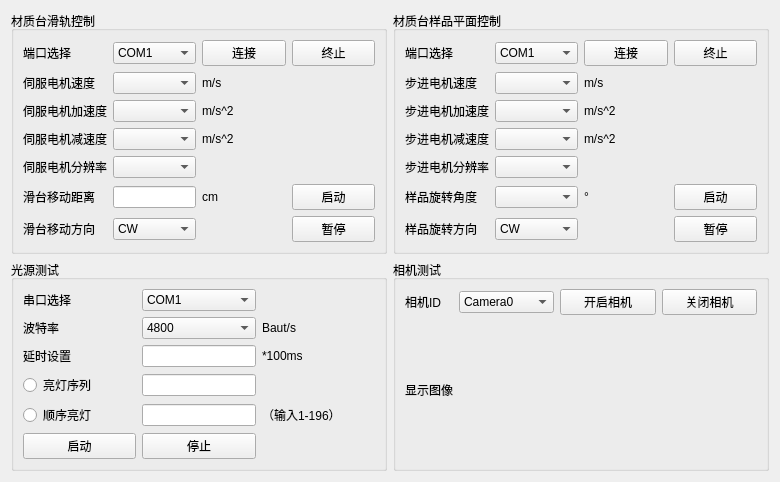
        <widget class="QWidget" name="Test">
         <property name="enabled">
          <bool>true</bool>
         </property>
         <layout class="QGridLayout" name="gridLayout_6" rowstretch="1,1" columnstretch="0,1,1">
          <item row="0" column="2">
           <widget class="QGroupBox" name="groupBox_20">
            <property name="title">
             <string>材质台样品平面控制</string>
            </property>
            <layout class="QGridLayout" name="gridLayout_33">
             <item row="0" column="0">
              <layout class="QGridLayout" name="gridLayout_34">
               <item row="3" column="1">
                <widget class="QComboBox" name="comboBox_23"/>
               </item>
               <item row="2" column="2">
                <widget class="QLabel" name="label_61">
                 <property name="text">
                  <string>m/s^2</string>
                 </property>
                </widget>
               </item>
               <item row="5" column="0">
                <widget class="QLabel" name="label_63">
                 <property name="text">
                  <string>样品旋转角度</string>
                 </property>
                </widget>
               </item>
               <item row="3" column="2">
                <widget class="QLabel" name="label_64">
                 <property name="text">
                  <string>m/s^2</string>
                 </property>
                </widget>
               </item>
               <item row="1" column="0">
                <widget class="QLabel" name="label_59">
                 <property name="text">
                  <string>步进电机速度</string>
                 </property>
                </widget>
               </item>
               <item row="0" column="2">
                <widget class="QPushButton" name="pushButton_19">
                 <property name="text">
                  <string>连接</string>
                 </property>
                </widget>
               </item>
               <item row="2" column="1">
                <widget class="QComboBox" name="comboBox_22"/>
               </item>
               <item row="1" column="2">
                <widget class="QLabel" name="label_60">
                 <property name="text">
                  <string>m/s</string>
                 </property>
                </widget>
               </item>
               <item row="3" column="0">
                <widget class="QLabel" name="label_62">
                 <property name="text">
                  <string>步进电机减速度</string>
                 </property>
                </widget>
               </item>
               <item row="0" column="0">
                <widget class="QLabel" name="label_58">
                 <property name="text">
                  <string>端口选择</string>
                 </property>
                </widget>
               </item>
               <item row="0" column="1">
                <widget class="QComboBox" name="comboBox_24">
                 <item>
                  <property name="text">
                   <string>COM1</string>
                  </property>
                 </item>
                 <item>
                  <property name="text">
                   <string>COM2</string>
                  </property>
                 </item>
                 <item>
                  <property name="text">
                   <string>COM3</string>
                  </property>
                 </item>
                 <item>
                  <property name="text">
                   <string>COM4</string>
                  </property>
                 </item>
                 <item>
                  <property name="text">
                   <string>COM5</string>
                  </property>
                 </item>
                 <item>
                  <property name="text">
                   <string>COM6</string>
                  </property>
                 </item>
                 <item>
                  <property name="text">
                   <string>COM7</string>
                  </property>
                 </item>
                 <item>
                  <property name="text">
                   <string>COM8</string>
                  </property>
                 </item>
                 <item>
                  <property name="text">
                   <string>COM9</string>
                  </property>
                 </item>
                 <item>
                  <property name="text">
                   <string>COM10</string>
                  </property>
                 </item>
                </widget>
               </item>
               <item row="4" column="1">
                <widget class="QComboBox" name="comboBox_27"/>
               </item>
               <item row="1" column="1">
                <widget class="QComboBox" name="comboBox_26"/>
               </item>
               <item row="4" column="0">
                <widget class="QLabel" name="label_67">
                 <property name="text">
                  <string>步进电机分辨率</string>
                 </property>
                </widget>
               </item>
               <item row="5" column="2">
                <widget class="QLabel" name="label_65">
                 <property name="text">
                  <string>°</string>
                 </property>
                </widget>
               </item>
               <item row="5" column="1">
                <widget class="QComboBox" name="comboBox_25"/>
               </item>
               <item row="0" column="3">
                <widget class="QPushButton" name="pushButton_22">
                 <property name="text">
                  <string>终止</string>
                 </property>
                </widget>
               </item>
               <item row="2" column="0">
                <widget class="QLabel" name="label_66">
                 <property name="text">
                  <string>步进电机加速度</string>
                 </property>
                </widget>
               </item>
               <item row="6" column="1">
                <widget class="QComboBox" name="comboBox_9">
                 <item>
                  <property name="text">
                   <string>CW</string>
                  </property>
                 </item>
                 <item>
                  <property name="text">
                   <string>CCW</string>
                  </property>
                 </item>
                </widget>
               </item>
               <item row="6" column="0">
                <widget class="QLabel" name="label_23">
                 <property name="text">
                  <string>样品旋转方向</string>
                 </property>
                </widget>
               </item>
               <item row="6" column="3">
                <widget class="QPushButton" name="pushButton_21">
                 <property name="text">
                  <string>暂停</string>
                 </property>
                </widget>
               </item>
               <item row="5" column="3">
                <widget class="QPushButton" name="pushButton_20">
                 <property name="text">
                  <string>启动</string>
                 </property>
                </widget>
               </item>
              </layout>
             </item>
            </layout>
           </widget>
          </item>
          <item row="1" column="1">
           <widget class="QGroupBox" name="groupBox_17">
            <property name="title">
             <string>光源测试</string>
            </property>
            <layout class="QGridLayout" name="gridLayout_2">
             <item row="0" column="0">
              <layout class="QGridLayout" name="gridLayout_5" rowstretch="1,1,1,1,1,1" columnstretch="1,1,1" columnminimumwidth="0,0,0">
               <item row="2" column="0">
                <widget class="QLabel" name="label_4">
                 <property name="text">
                  <string>延时设置</string>
                 </property>
                </widget>
               </item>
               <item row="4" column="1">
                <widget class="QLineEdit" name="lineEdit_3"/>
               </item>
               <item row="1" column="0">
                <widget class="QLabel" name="label_9">
                 <property name="text">
                  <string>波特率</string>
                 </property>
                </widget>
               </item>
               <item row="4" column="0">
                <widget class="QRadioButton" name="radioButton_2">
                 <property name="text">
                  <string>顺序亮灯</string>
                 </property>
                </widget>
               </item>
               <item row="0" column="0">
                <widget class="QLabel" name="label_8">
                 <property name="text">
                  <string>串口选择</string>
                 </property>
                </widget>
               </item>
               <item row="0" column="1">
                <widget class="QComboBox" name="comboBox_4">
                 <item>
                  <property name="text">
                   <string>COM1</string>
                  </property>
                 </item>
                 <item>
                  <property name="text">
                   <string>COM2</string>
                  </property>
                 </item>
                 <item>
                  <property name="text">
                   <string>COM3</string>
                  </property>
                 </item>
                 <item>
                  <property name="text">
                   <string>COM4</string>
                  </property>
                 </item>
                 <item>
                  <property name="text">
                   <string>COM5</string>
                  </property>
                 </item>
                 <item>
                  <property name="text">
                   <string>COM6</string>
                  </property>
                 </item>
                 <item>
                  <property name="text">
                   <string>COM7</string>
                  </property>
                 </item>
                 <item>
                  <property name="text">
                   <string>COM8</string>
                  </property>
                 </item>
                </widget>
               </item>
               <item row="2" column="2">
                <widget class="QLabel" name="label_5">
                 <property name="text">
                  <string>*100ms</string>
                 </property>
                </widget>
               </item>
               <item row="1" column="1">
                <widget class="QComboBox" name="comboBox_5">
                 <property name="currentText">
                  <string>4800</string>
                 </property>
                 <item>
                  <property name="text">
                   <string>4800</string>
                  </property>
                 </item>
                 <item>
                  <property name="text">
                   <string>9600</string>
                  </property>
                 </item>
                 <item>
                  <property name="text">
                   <string>19200</string>
                  </property>
                 </item>
                </widget>
               </item>
               <item row="1" column="2">
                <widget class="QLabel" name="label_31">
                 <property name="text">
                  <string>Baut/s</string>
                 </property>
                </widget>
               </item>
               <item row="3" column="0">
                <widget class="QRadioButton" name="radioButton">
                 <property name="text">
                  <string>亮灯序列</string>
                 </property>
                </widget>
               </item>
               <item row="2" column="1">
                <widget class="QLineEdit" name="lineEdit"/>
               </item>
               <item row="4" column="2">
                <widget class="QLabel" name="label_7">
                 <property name="text">
                  <string>（输入1-196）</string>
                 </property>
                </widget>
               </item>
               <item row="3" column="1">
                <widget class="QLineEdit" name="lineEdit_2"/>
               </item>
               <item row="5" column="0">
                <widget class="QPushButton" name="pushButton_4">
                 <property name="text">
                  <string>启动</string>
                 </property>
                </widget>
               </item>
               <item row="5" column="1">
                <widget class="QPushButton" name="pushButton">
                 <property name="text">
                  <string>停止</string>
                 </property>
                </widget>
               </item>
              </layout>
             </item>
            </layout>
           </widget>
          </item>
          <item row="0" column="1">
           <widget class="QGroupBox" name="groupBox_19">
            <property name="title">
             <string>材质台滑轨控制</string>
            </property>
            <layout class="QGridLayout" name="gridLayout_31">
             <item row="0" column="0">
              <layout class="QGridLayout" name="gridLayout_32" columnstretch="1,0,1,1,1">
               <item row="4" column="0">
                <widget class="QLabel" name="label_52">
                 <property name="text">
                  <string>伺服电机减速度</string>
                 </property>
                </widget>
               </item>
               <item row="5" column="0">
                <widget class="QLabel" name="label_51">
                 <property name="text">
                  <string>伺服电机分辨率</string>
                 </property>
                </widget>
               </item>
               <item row="2" column="0">
                <widget class="QLabel" name="label_48">
                 <property name="text">
                  <string>伺服电机速度</string>
                 </property>
                </widget>
               </item>
               <item row="6" column="0">
                <widget class="QLabel" name="label_50">
                 <property name="text">
                  <string>滑台移动距离</string>
                 </property>
                </widget>
               </item>
               <item row="2" column="3">
                <widget class="QLabel" name="label_53">
                 <property name="text">
                  <string>m/s</string>
                 </property>
                </widget>
               </item>
               <item row="0" column="0">
                <widget class="QLabel" name="label_49">
                 <property name="text">
                  <string>端口选择</string>
                 </property>
                </widget>
               </item>
               <item row="0" column="4">
                <widget class="QPushButton" name="pushButton_18">
                 <property name="text">
                  <string>终止</string>
                 </property>
                </widget>
               </item>
               <item row="3" column="3">
                <widget class="QLabel" name="label_56">
                 <property name="text">
                  <string>m/s^2</string>
                 </property>
                </widget>
               </item>
               <item row="5" column="2">
                <widget class="QComboBox" name="comboBox_21"/>
               </item>
               <item row="0" column="3">
                <widget class="QPushButton" name="pushButton_15">
                 <property name="text">
                  <string>连接</string>
                 </property>
                </widget>
               </item>
               <item row="4" column="3">
                <widget class="QLabel" name="label_55">
                 <property name="text">
                  <string>m/s^2</string>
                 </property>
                </widget>
               </item>
               <item row="6" column="2">
                <widget class="QLineEdit" name="lineEdit_12"/>
               </item>
               <item row="3" column="2">
                <widget class="QComboBox" name="comboBox_12"/>
               </item>
               <item row="2" column="2">
                <widget class="QComboBox" name="comboBox_18"/>
               </item>
               <item row="4" column="2">
                <widget class="QComboBox" name="comboBox_19"/>
               </item>
               <item row="6" column="3">
                <widget class="QLabel" name="label_57">
                 <property name="text">
                  <string>cm</string>
                 </property>
                </widget>
               </item>
               <item row="0" column="2">
                <widget class="QComboBox" name="comboBox_20">
                 <item>
                  <property name="text">
                   <string>COM1</string>
                  </property>
                 </item>
                 <item>
                  <property name="text">
                   <string>COM2</string>
                  </property>
                 </item>
                 <item>
                  <property name="text">
                   <string>COM3</string>
                  </property>
                 </item>
                 <item>
                  <property name="text">
                   <string>COM4</string>
                  </property>
                 </item>
                 <item>
                  <property name="text">
                   <string>COM5</string>
                  </property>
                 </item>
                 <item>
                  <property name="text">
                   <string>COM6</string>
                  </property>
                 </item>
                 <item>
                  <property name="text">
                   <string>COM7</string>
                  </property>
                 </item>
                 <item>
                  <property name="text">
                   <string>COM8</string>
                  </property>
                 </item>
                 <item>
                  <property name="text">
                   <string>COM9</string>
                  </property>
                 </item>
                 <item>
                  <property name="text">
                   <string>COM10</string>
                  </property>
                 </item>
                </widget>
               </item>
               <item row="3" column="0">
                <widget class="QLabel" name="label_54">
                 <property name="text">
                  <string>伺服电机加速度</string>
                 </property>
                </widget>
               </item>
               <item row="7" column="0">
                <widget class="QLabel" name="label_22">
                 <property name="text">
                  <string>滑台移动方向</string>
                 </property>
                </widget>
               </item>
               <item row="7" column="2">
                <widget class="QComboBox" name="comboBox_8">
                 <item>
                  <property name="text">
                   <string>CW</string>
                  </property>
                 </item>
                 <item>
                  <property name="text">
                   <string>CCW</string>
                  </property>
                 </item>
                </widget>
               </item>
               <item row="7" column="4">
                <widget class="QPushButton" name="pushButton_16">
                 <property name="text">
                  <string>暂停</string>
                 </property>
                </widget>
               </item>
               <item row="6" column="4">
                <widget class="QPushButton" name="pushButton_17">
                 <property name="text">
                  <string>启动</string>
                 </property>
                </widget>
               </item>
              </layout>
             </item>
            </layout>
           </widget>
          </item>
          <item row="1" column="2">
           <widget class="QGroupBox" name="groupBox_18">
            <property name="title">
             <string>相机测试</string>
            </property>
            <layout class="QGridLayout" name="gridLayout_35" rowstretch="1,6">
             <item row="1" column="0">
              <widget class="QLabel" name="label_2">
               <property name="text">
                <string>显示图像</string>
               </property>
              </widget>
             </item>
             <item row="0" column="0">
              <layout class="QHBoxLayout" name="horizontalLayout" stretch="1,2,2,2">
               <item>
                <widget class="QLabel" name="label">
                 <property name="text">
                  <string>相机ID</string>
                 </property>
                </widget>
               </item>
               <item>
                <widget class="QComboBox" name="comboBox">
                 <item>
                  <property name="text">
                   <string>Camera0</string>
                  </property>
                 </item>
                 <item>
                  <property name="text">
                   <string>Camera1</string>
                  </property>
                 </item>
                 <item>
                  <property name="text">
                   <string>Camera2</string>
                  </property>
                 </item>
                 <item>
                  <property name="text">
                   <string>Camera3</string>
                  </property>
                 </item>
                 <item>
                  <property name="text">
                   <string>Camera4</string>
                  </property>
                 </item>
                 <item>
                  <property name="text">
                   <string>Camera5</string>
                  </property>
                 </item>
                 <item>
                  <property name="text">
                   <string>Camera6</string>
                  </property>
                 </item>
                 <item>
                  <property name="text">
                   <string>Camera7</string>
                  </property>
                 </item>
                 <item>
                  <property name="text">
                   <string>Camera8</string>
                  </property>
                 </item>
                </widget>
               </item>
               <item>
                <widget class="QPushButton" name="pushButton_23">
                 <property name="text">
                  <string>开启相机</string>
                 </property>
                </widget>
               </item>
               <item>
                <widget class="QPushButton" name="pushButton_24">
                 <property name="text">
                  <string>关闭相机</string>
                 </property>
                </widget>
               </item>
              </layout>
             </item>
            </layout>
           </widget>
          </item>
         </layout>
        </widget>
